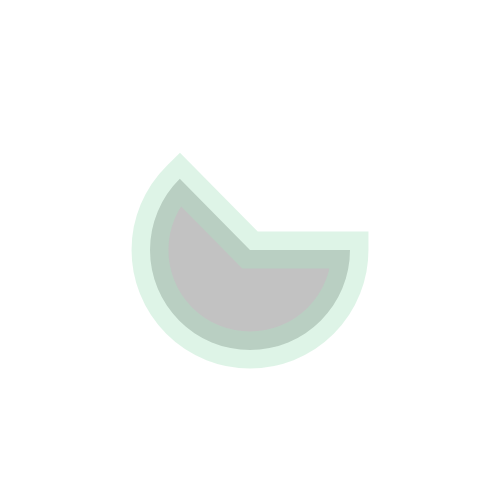
Frame 1 (no input)
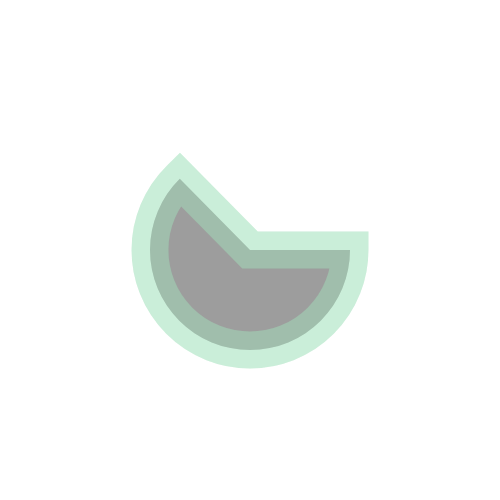
Frame 2 (the mouse pressed at the canvas centre, redrawn once)

The p5.js sketch that drew these frames (run headless with seeded random() and noise() and a simulated clock; the mouse was pressed at the canvas centre and the sketch redrawn once):

// p5.js sketch
// ── sketch.js
function  setup() {

	createCanvas(500, 500);
	background(255, 255, 255, 255);
	angleMode(DEGREES);
	noLoop();

}

function draw() {

	fill(100, 100, 100, 100);
	strokeWeight(36.9);
	stroke(171, 226, 193, 100);
	var start_angle = 0;
	var end_angle = 225.4;
	arc( 250, 250, 200, 200, start_angle, end_angle, PIE);

	console.log('render')

}
